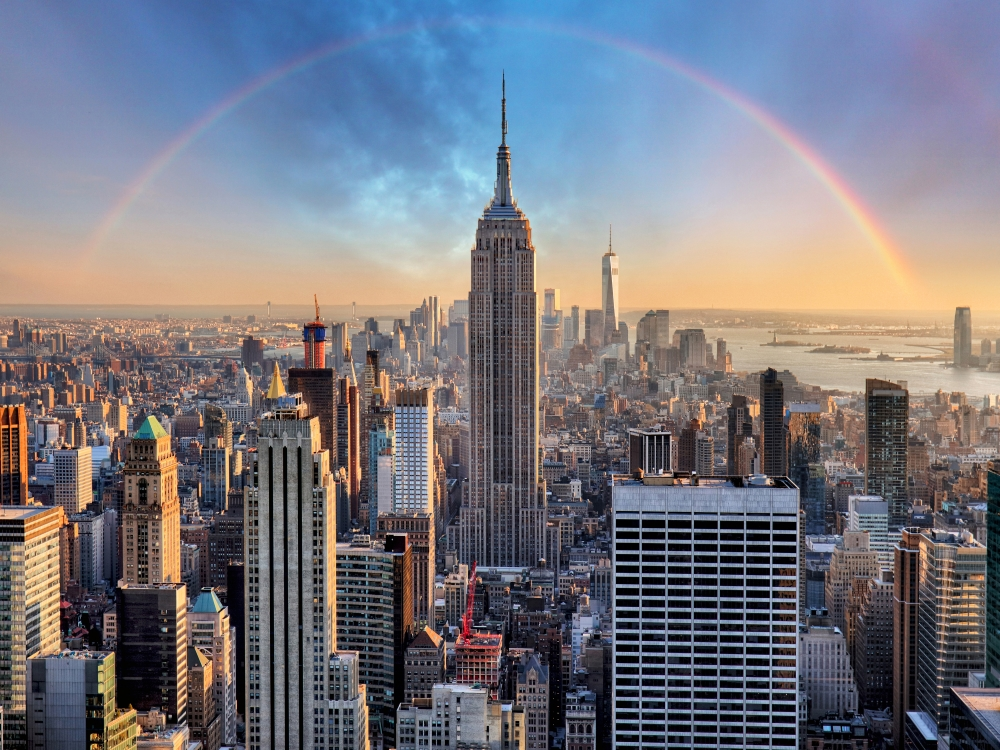
#> input picture opencv/media/city.jpg, 1000 x 750 px
$ python basic_transformation2.py
#> lines starting #> are read from the running program, lines starting #| are printed output that depends on the picture
import cv2 as cv
import numpy as np

img = cv.imread('media/city.jpg')
#> img is the input picture: shape (750, 1000, 3); mean B, G, R 127.1, 118.6, 118.8
cv.imshow('City', img)

# [32 lines of commented-out code are left out]

flip = cv.flip(img, 1)
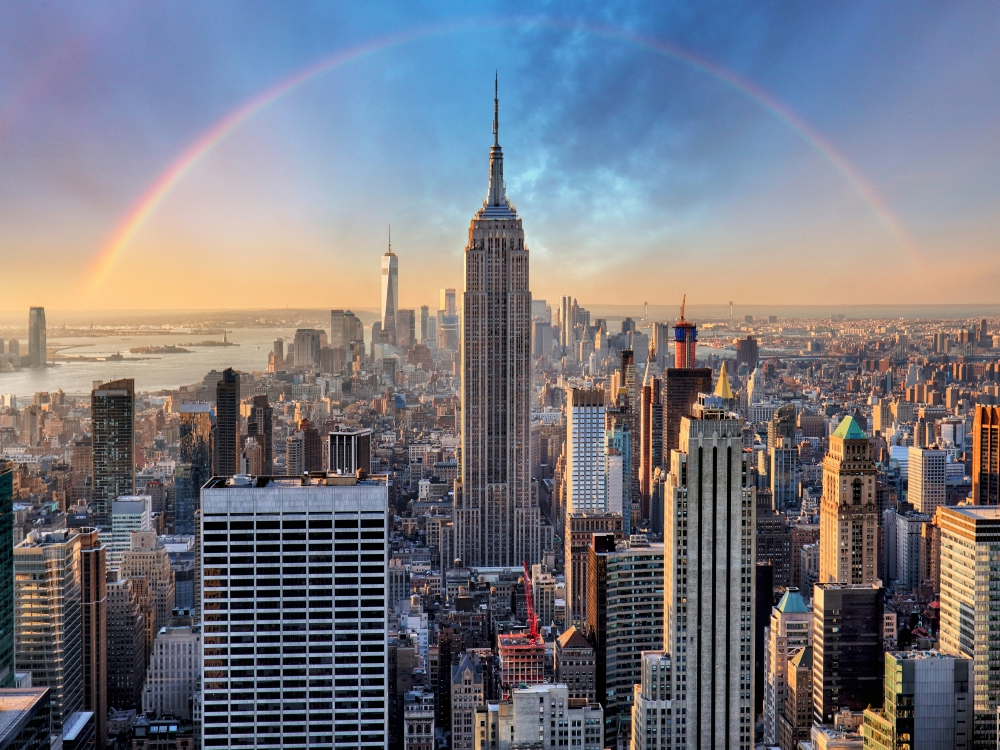
#> flip: shape (750, 1000, 3); mean B, G, R 127.1, 118.6, 118.8
cv.imshow('flip', flip)

cv.waitKey(0)

$ run again, with opencv/media/cat.jpg copied over opencv/media/city.jpg
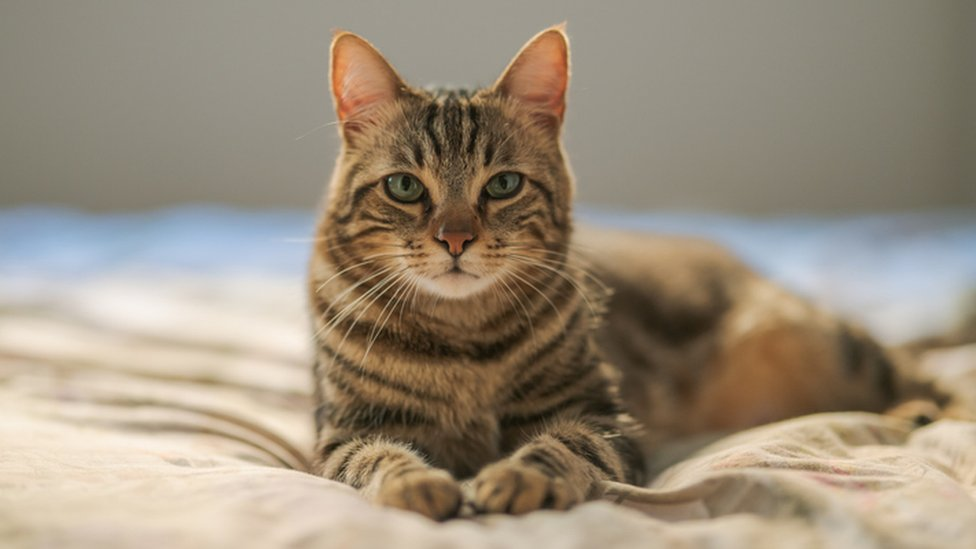
#> input picture opencv/media/cat.jpg, 976 x 549 px
#> img is the input picture: shape (549, 976, 3); mean B, G, R 124.7, 142.7, 155.3
#> `flip = cv.flip(img, 1)`:
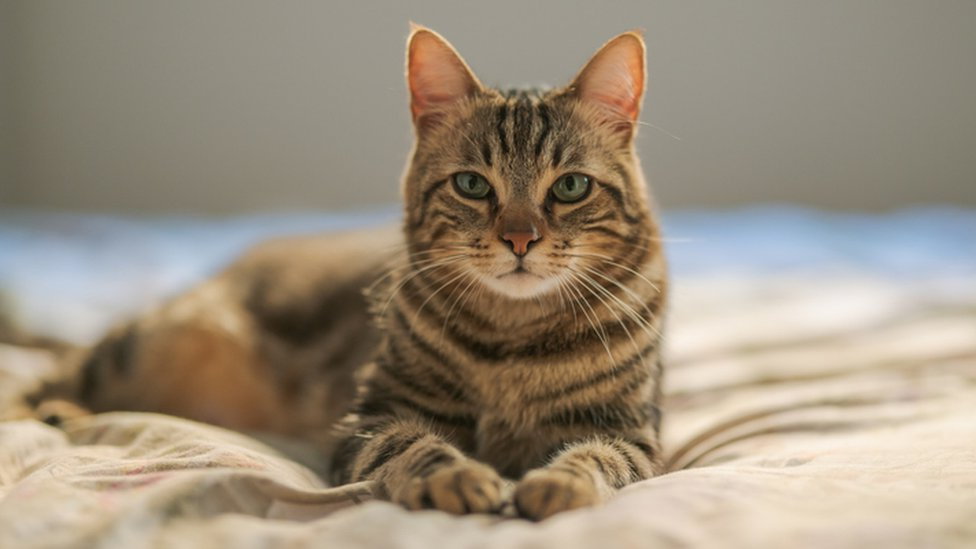
#> flip: shape (549, 976, 3); mean B, G, R 124.7, 142.7, 155.3

$ run again, with opencv/media/drogba.jpg copied over opencv/media/city.jpg
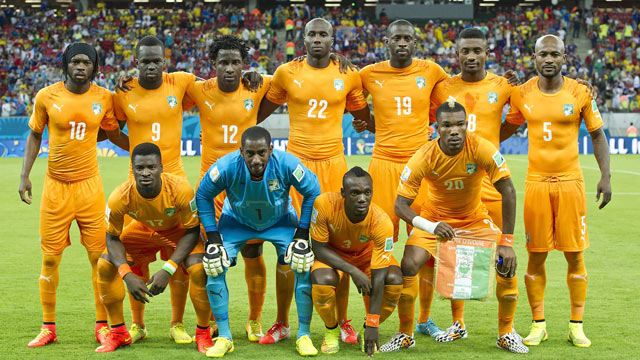
#> input picture opencv/media/drogba.jpg, 640 x 360 px
#> img is the input picture: shape (360, 640, 3); mean B, G, R 70, 134.5, 151.1
#> `flip = cv.flip(img, 1)`:
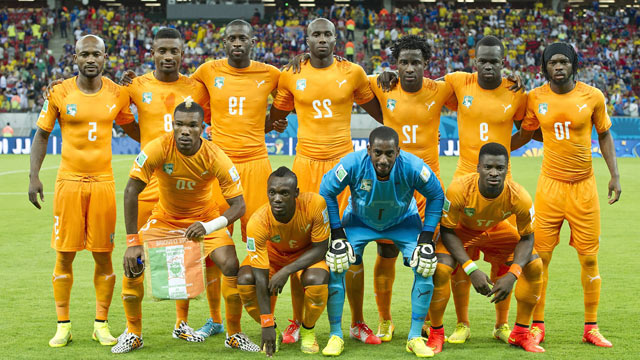
#> flip: shape (360, 640, 3); mean B, G, R 70, 134.5, 151.1
